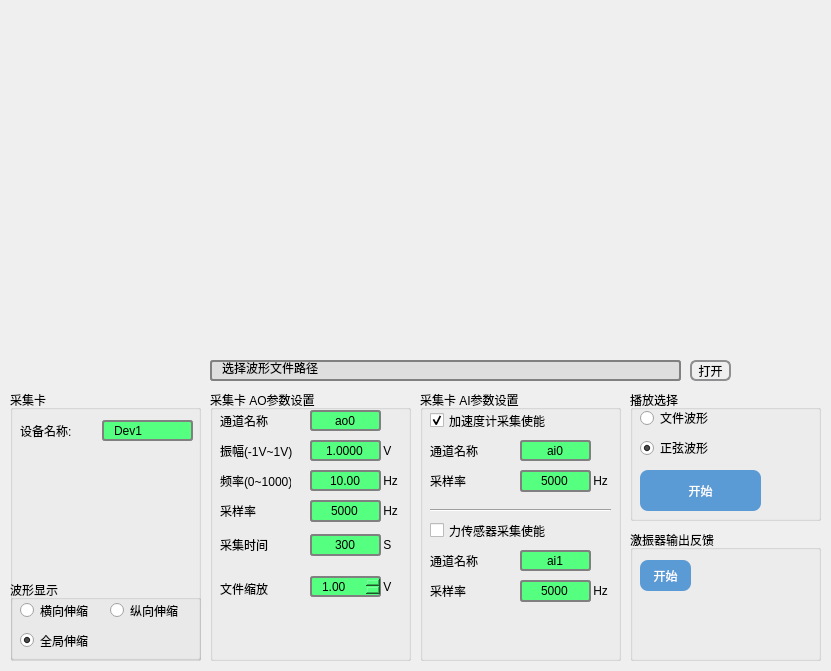
<?xml version="1.0" encoding="UTF-8"?>
<ui version="4.0">
 <class>Shaker</class>
 <widget class="QWidget" name="Shaker">
  <property name="geometry">
   <rect>
    <x>0</x>
    <y>0</y>
    <width>831</width>
    <height>671</height>
   </rect>
  </property>
  <property name="windowTitle">
   <string>Shaker</string>
  </property>
  <widget class="QGroupBox" name="groupBox_2">
   <property name="geometry">
    <rect>
     <x>210</x>
     <y>390</y>
     <width>201</width>
     <height>271</height>
    </rect>
   </property>
   <property name="title">
    <string>采集卡 AO参数设置</string>
   </property>
   <widget class="QDoubleSpinBox" name="ao_fre">
    <property name="geometry">
     <rect>
      <x>100</x>
      <y>80</y>
      <width>71</width>
      <height>21</height>
     </rect>
    </property>
    <property name="styleSheet">
     <string notr="true">QDoubleSpinBox {
    border: 2px solid gray;
    border-radius: 3px;
    padding: 0 8px;
    background: rgb(85, 255, 127);
    selection-background-color: darkgray;
}
</string>
    </property>
    <property name="alignment">
     <set>Qt::AlignCenter</set>
    </property>
    <property name="buttonSymbols">
     <enum>QAbstractSpinBox::NoButtons</enum>
    </property>
    <property name="minimum">
     <double>0.000000000000000</double>
    </property>
    <property name="maximum">
     <double>1000.000000000000000</double>
    </property>
    <property name="value">
     <double>10.000000000000000</double>
    </property>
   </widget>
   <widget class="QLabel" name="label_2">
    <property name="geometry">
     <rect>
      <x>170</x>
      <y>50</y>
      <width>21</width>
      <height>21</height>
     </rect>
    </property>
    <property name="text">
     <string> V</string>
    </property>
   </widget>
   <widget class="QLabel" name="label_4">
    <property name="geometry">
     <rect>
      <x>10</x>
      <y>80</y>
      <width>71</width>
      <height>21</height>
     </rect>
    </property>
    <property name="text">
     <string>频率(0~1000)</string>
    </property>
   </widget>
   <widget class="QLabel" name="label_3">
    <property name="geometry">
     <rect>
      <x>170</x>
      <y>80</y>
      <width>21</width>
      <height>21</height>
     </rect>
    </property>
    <property name="text">
     <string> Hz</string>
    </property>
   </widget>
   <widget class="QLabel" name="label">
    <property name="geometry">
     <rect>
      <x>10</x>
      <y>50</y>
      <width>81</width>
      <height>21</height>
     </rect>
    </property>
    <property name="text">
     <string>振幅(-1V~1V)</string>
    </property>
   </widget>
   <widget class="QDoubleSpinBox" name="ao_amp">
    <property name="geometry">
     <rect>
      <x>100</x>
      <y>50</y>
      <width>71</width>
      <height>21</height>
     </rect>
    </property>
    <property name="styleSheet">
     <string notr="true">QDoubleSpinBox {
    border: 2px solid gray;
    border-radius: 3px;
    padding: 0 8px;
    background: rgb(85, 255, 127);
    selection-background-color: darkgray;
}
</string>
    </property>
    <property name="alignment">
     <set>Qt::AlignCenter</set>
    </property>
    <property name="buttonSymbols">
     <enum>QAbstractSpinBox::NoButtons</enum>
    </property>
    <property name="decimals">
     <number>4</number>
    </property>
    <property name="minimum">
     <double>-10.000000000000000</double>
    </property>
    <property name="maximum">
     <double>10.000000000000000</double>
    </property>
    <property name="value">
     <double>1.000000000000000</double>
    </property>
   </widget>
   <widget class="QLabel" name="label_11">
    <property name="geometry">
     <rect>
      <x>170</x>
      <y>110</y>
      <width>21</width>
      <height>21</height>
     </rect>
    </property>
    <property name="text">
     <string> Hz</string>
    </property>
   </widget>
   <widget class="QLabel" name="label_12">
    <property name="geometry">
     <rect>
      <x>10</x>
      <y>110</y>
      <width>71</width>
      <height>21</height>
     </rect>
    </property>
    <property name="text">
     <string>采样率</string>
    </property>
   </widget>
   <widget class="QSpinBox" name="ao_sample">
    <property name="geometry">
     <rect>
      <x>100</x>
      <y>110</y>
      <width>71</width>
      <height>22</height>
     </rect>
    </property>
    <property name="styleSheet">
     <string notr="true">QSpinBox {
    border: 2px solid gray;
    border-radius: 3px;
    padding: 0 8px;
    background: rgb(85, 255, 127);
    selection-background-color: darkgray;
}
</string>
    </property>
    <property name="wrapping">
     <bool>false</bool>
    </property>
    <property name="frame">
     <bool>true</bool>
    </property>
    <property name="alignment">
     <set>Qt::AlignCenter</set>
    </property>
    <property name="readOnly">
     <bool>false</bool>
    </property>
    <property name="buttonSymbols">
     <enum>QAbstractSpinBox::NoButtons</enum>
    </property>
    <property name="accelerated">
     <bool>false</bool>
    </property>
    <property name="keyboardTracking">
     <bool>true</bool>
    </property>
    <property name="showGroupSeparator" stdset="0">
     <bool>false</bool>
    </property>
    <property name="minimum">
     <number>1</number>
    </property>
    <property name="maximum">
     <number>50000</number>
    </property>
    <property name="value">
     <number>5000</number>
    </property>
   </widget>
   <widget class="QLineEdit" name="ao_dev">
    <property name="geometry">
     <rect>
      <x>100</x>
      <y>20</y>
      <width>71</width>
      <height>21</height>
     </rect>
    </property>
    <property name="styleSheet">
     <string notr="true">QLineEdit {
    border: 2px solid gray;
    border-radius: 3px;
    padding: 0 8px;
    background: rgb(85, 255, 127);
    selection-background-color: darkgray;
}
</string>
    </property>
    <property name="text">
     <string>ao0</string>
    </property>
    <property name="alignment">
     <set>Qt::AlignCenter</set>
    </property>
   </widget>
   <widget class="QLabel" name="label_16">
    <property name="geometry">
     <rect>
      <x>10</x>
      <y>20</y>
      <width>71</width>
      <height>21</height>
     </rect>
    </property>
    <property name="text">
     <string>通道名称</string>
    </property>
   </widget>
   <widget class="QSpinBox" name="recv_time">
    <property name="geometry">
     <rect>
      <x>100</x>
      <y>144</y>
      <width>71</width>
      <height>22</height>
     </rect>
    </property>
    <property name="styleSheet">
     <string notr="true">QSpinBox {
    border: 2px solid gray;
    border-radius: 3px;
    padding: 0 8px;
    background: rgb(85, 255, 127);
    selection-background-color: darkgray;
}
</string>
    </property>
    <property name="wrapping">
     <bool>false</bool>
    </property>
    <property name="frame">
     <bool>true</bool>
    </property>
    <property name="alignment">
     <set>Qt::AlignCenter</set>
    </property>
    <property name="readOnly">
     <bool>false</bool>
    </property>
    <property name="buttonSymbols">
     <enum>QAbstractSpinBox::NoButtons</enum>
    </property>
    <property name="accelerated">
     <bool>false</bool>
    </property>
    <property name="keyboardTracking">
     <bool>true</bool>
    </property>
    <property name="showGroupSeparator" stdset="0">
     <bool>false</bool>
    </property>
    <property name="minimum">
     <number>1</number>
    </property>
    <property name="maximum">
     <number>50000</number>
    </property>
    <property name="value">
     <number>300</number>
    </property>
   </widget>
   <widget class="QLabel" name="label_21">
    <property name="geometry">
     <rect>
      <x>170</x>
      <y>144</y>
      <width>21</width>
      <height>21</height>
     </rect>
    </property>
    <property name="text">
     <string> S</string>
    </property>
   </widget>
   <widget class="QLabel" name="label_22">
    <property name="geometry">
     <rect>
      <x>10</x>
      <y>144</y>
      <width>71</width>
      <height>21</height>
     </rect>
    </property>
    <property name="text">
     <string>采集时间</string>
    </property>
   </widget>
   <widget class="QLabel" name="label_6">
    <property name="geometry">
     <rect>
      <x>10</x>
      <y>191</y>
      <width>61</width>
      <height>16</height>
     </rect>
    </property>
    <property name="text">
     <string>文件缩放</string>
    </property>
   </widget>
   <widget class="QDoubleSpinBox" name="doubleSpinBox_file_zoom">
    <property name="geometry">
     <rect>
      <x>100</x>
      <y>186</y>
      <width>71</width>
      <height>21</height>
     </rect>
    </property>
    <property name="styleSheet">
     <string notr="true">    border: 2px solid gray;
    border-radius: 3px;
    padding: 0 8px;
    background: rgb(85, 255, 127);
    selection-background-color: darkgray;</string>
    </property>
    <property name="value">
     <double>1.000000000000000</double>
    </property>
   </widget>
   <widget class="QLabel" name="label_7">
    <property name="geometry">
     <rect>
      <x>170</x>
      <y>186</y>
      <width>21</width>
      <height>21</height>
     </rect>
    </property>
    <property name="text">
     <string> V</string>
    </property>
   </widget>
  </widget>
  <widget class="QGroupBox" name="groupBox_3">
   <property name="geometry">
    <rect>
     <x>420</x>
     <y>390</y>
     <width>201</width>
     <height>271</height>
    </rect>
   </property>
   <property name="title">
    <string>采集卡 AI参数设置</string>
   </property>
   <widget class="QSpinBox" name="acc_sample">
    <property name="geometry">
     <rect>
      <x>100</x>
      <y>80</y>
      <width>71</width>
      <height>22</height>
     </rect>
    </property>
    <property name="styleSheet">
     <string notr="true">QSpinBox {
    border: 2px solid gray;
    border-radius: 3px;
    padding: 0 8px;
    background: rgb(85, 255, 127);
    selection-background-color: darkgray;
}
</string>
    </property>
    <property name="wrapping">
     <bool>false</bool>
    </property>
    <property name="frame">
     <bool>true</bool>
    </property>
    <property name="alignment">
     <set>Qt::AlignCenter</set>
    </property>
    <property name="readOnly">
     <bool>false</bool>
    </property>
    <property name="buttonSymbols">
     <enum>QAbstractSpinBox::NoButtons</enum>
    </property>
    <property name="accelerated">
     <bool>false</bool>
    </property>
    <property name="keyboardTracking">
     <bool>true</bool>
    </property>
    <property name="showGroupSeparator" stdset="0">
     <bool>false</bool>
    </property>
    <property name="minimum">
     <number>1</number>
    </property>
    <property name="maximum">
     <number>50000</number>
    </property>
    <property name="value">
     <number>5000</number>
    </property>
   </widget>
   <widget class="QLabel" name="label_14">
    <property name="geometry">
     <rect>
      <x>10</x>
      <y>80</y>
      <width>71</width>
      <height>21</height>
     </rect>
    </property>
    <property name="text">
     <string>采样率</string>
    </property>
   </widget>
   <widget class="QLabel" name="label_15">
    <property name="geometry">
     <rect>
      <x>170</x>
      <y>80</y>
      <width>21</width>
      <height>21</height>
     </rect>
    </property>
    <property name="text">
     <string> Hz</string>
    </property>
   </widget>
   <widget class="QLineEdit" name="acc_dev">
    <property name="geometry">
     <rect>
      <x>100</x>
      <y>50</y>
      <width>71</width>
      <height>21</height>
     </rect>
    </property>
    <property name="styleSheet">
     <string notr="true">QLineEdit {
    border: 2px solid gray;
    border-radius: 3px;
    padding: 0 8px;
    background: rgb(85, 255, 127);
    selection-background-color: darkgray;
}
</string>
    </property>
    <property name="text">
     <string>ai0</string>
    </property>
    <property name="alignment">
     <set>Qt::AlignCenter</set>
    </property>
   </widget>
   <widget class="QLabel" name="label_17">
    <property name="geometry">
     <rect>
      <x>10</x>
      <y>50</y>
      <width>71</width>
      <height>21</height>
     </rect>
    </property>
    <property name="text">
     <string>通道名称</string>
    </property>
   </widget>
   <widget class="QCheckBox" name="acc_en">
    <property name="geometry">
     <rect>
      <x>10</x>
      <y>20</y>
      <width>121</width>
      <height>21</height>
     </rect>
    </property>
    <property name="text">
     <string>加速度计采集使能</string>
    </property>
    <property name="checked">
     <bool>true</bool>
    </property>
   </widget>
   <widget class="QLabel" name="label_18">
    <property name="geometry">
     <rect>
      <x>170</x>
      <y>190</y>
      <width>21</width>
      <height>21</height>
     </rect>
    </property>
    <property name="text">
     <string> Hz</string>
    </property>
   </widget>
   <widget class="QCheckBox" name="force_en">
    <property name="geometry">
     <rect>
      <x>10</x>
      <y>130</y>
      <width>121</width>
      <height>21</height>
     </rect>
    </property>
    <property name="text">
     <string>力传感器采集使能</string>
    </property>
   </widget>
   <widget class="QLineEdit" name="force_dev">
    <property name="geometry">
     <rect>
      <x>100</x>
      <y>160</y>
      <width>71</width>
      <height>21</height>
     </rect>
    </property>
    <property name="styleSheet">
     <string notr="true">QLineEdit {
    border: 2px solid gray;
    border-radius: 3px;
    padding: 0 8px;
    background: rgb(85, 255, 127);
    selection-background-color: darkgray;
}
</string>
    </property>
    <property name="text">
     <string>ai1</string>
    </property>
    <property name="alignment">
     <set>Qt::AlignCenter</set>
    </property>
   </widget>
   <widget class="QLabel" name="label_19">
    <property name="geometry">
     <rect>
      <x>10</x>
      <y>190</y>
      <width>71</width>
      <height>21</height>
     </rect>
    </property>
    <property name="text">
     <string>采样率</string>
    </property>
   </widget>
   <widget class="QLabel" name="label_20">
    <property name="geometry">
     <rect>
      <x>10</x>
      <y>160</y>
      <width>71</width>
      <height>21</height>
     </rect>
    </property>
    <property name="text">
     <string>通道名称</string>
    </property>
   </widget>
   <widget class="QSpinBox" name="force_sample">
    <property name="geometry">
     <rect>
      <x>100</x>
      <y>190</y>
      <width>71</width>
      <height>22</height>
     </rect>
    </property>
    <property name="styleSheet">
     <string notr="true">QSpinBox {
    border: 2px solid gray;
    border-radius: 3px;
    padding: 0 8px;
    background: rgb(85, 255, 127);
    selection-background-color: darkgray;
}
</string>
    </property>
    <property name="wrapping">
     <bool>false</bool>
    </property>
    <property name="frame">
     <bool>true</bool>
    </property>
    <property name="alignment">
     <set>Qt::AlignCenter</set>
    </property>
    <property name="readOnly">
     <bool>false</bool>
    </property>
    <property name="buttonSymbols">
     <enum>QAbstractSpinBox::NoButtons</enum>
    </property>
    <property name="accelerated">
     <bool>false</bool>
    </property>
    <property name="keyboardTracking">
     <bool>true</bool>
    </property>
    <property name="showGroupSeparator" stdset="0">
     <bool>false</bool>
    </property>
    <property name="minimum">
     <number>1</number>
    </property>
    <property name="maximum">
     <number>9999</number>
    </property>
    <property name="value">
     <number>5000</number>
    </property>
   </widget>
   <widget class="Line" name="line">
    <property name="geometry">
     <rect>
      <x>10</x>
      <y>110</y>
      <width>181</width>
      <height>21</height>
     </rect>
    </property>
    <property name="orientation">
     <enum>Qt::Horizontal</enum>
    </property>
   </widget>
  </widget>
  <widget class="QCustomPlot" name="GraphRT" native="true">
   <property name="geometry">
    <rect>
     <x>10</x>
     <y>10</y>
     <width>811</width>
     <height>351</height>
    </rect>
   </property>
  </widget>
  <widget class="QGroupBox" name="groupBox_4">
   <property name="geometry">
    <rect>
     <x>10</x>
     <y>390</y>
     <width>191</width>
     <height>271</height>
    </rect>
   </property>
   <property name="title">
    <string>采集卡</string>
   </property>
   <widget class="QLineEdit" name="dev_name">
    <property name="geometry">
     <rect>
      <x>92</x>
      <y>30</y>
      <width>91</width>
      <height>21</height>
     </rect>
    </property>
    <property name="styleSheet">
     <string notr="true">QLineEdit {
    border: 2px solid gray;
    border-radius: 3px;
    padding: 0 8px;
    background: rgb(85, 255, 127);
    selection-background-color: darkgray;
}
</string>
    </property>
    <property name="text">
     <string>Dev1</string>
    </property>
   </widget>
   <widget class="QLabel" name="label_13">
    <property name="geometry">
     <rect>
      <x>10</x>
      <y>30</y>
      <width>71</width>
      <height>21</height>
     </rect>
    </property>
    <property name="text">
     <string>设备名称:</string>
    </property>
   </widget>
   <widget class="QGroupBox" name="groupBox_5">
    <property name="geometry">
     <rect>
      <x>0</x>
      <y>190</y>
      <width>191</width>
      <height>80</height>
     </rect>
    </property>
    <property name="title">
     <string>波形显示</string>
    </property>
    <widget class="QRadioButton" name="zoom_v">
     <property name="geometry">
      <rect>
       <x>100</x>
       <y>20</y>
       <width>81</width>
       <height>21</height>
      </rect>
     </property>
     <property name="text">
      <string>纵向伸缩</string>
     </property>
    </widget>
    <widget class="QRadioButton" name="zoom_h">
     <property name="geometry">
      <rect>
       <x>10</x>
       <y>20</y>
       <width>81</width>
       <height>21</height>
      </rect>
     </property>
     <property name="text">
      <string>横向伸缩</string>
     </property>
    </widget>
    <widget class="QRadioButton" name="zoom_g">
     <property name="geometry">
      <rect>
       <x>10</x>
       <y>50</y>
       <width>81</width>
       <height>21</height>
      </rect>
     </property>
     <property name="text">
      <string>全局伸缩</string>
     </property>
     <property name="checked">
      <bool>true</bool>
     </property>
    </widget>
   </widget>
  </widget>
  <widget class="QToolButton" name="sine_btn">
   <property name="geometry">
    <rect>
     <x>690</x>
     <y>360</y>
     <width>41</width>
     <height>21</height>
    </rect>
   </property>
   <property name="styleSheet">
    <string notr="true">QToolButton { /* all types of tool button */
    border: 2px solid #8f8f91;
    border-radius: 6px;
    background-color: qlineargradient(x1: 0, y1: 0, x2: 0, y2: 1,
                                      stop: 0 #f6f7fa, stop: 1 #dadbde);
}

QToolButton[popupMode=&quot;1&quot;] { /* only for MenuButtonPopup */
    padding-right: 20px; /* make way for the popup button */
}

QToolButton:pressed {
    background-color: qlineargradient(x1: 0, y1: 0, x2: 0, y2: 1,
                                      stop: 0 #dadbde, stop: 1 #f6f7fa);
}

/* the subcontrols below are used only in the MenuButtonPopup mode */
QToolButton::menu-button {
    border: 2px solid gray;
    border-top-right-radius: 6px;
    border-bottom-right-radius: 6px;
    /* 16px width + 4px for border = 20px allocated above */
    width: 16px;
}

QToolButton::menu-arrow {
    image: url(downarrow.png);
}

QToolButton::menu-arrow:open {
    top: 1px; left: 1px; /* shift it a bit */
}</string>
   </property>
   <property name="text">
    <string>打开</string>
   </property>
  </widget>
  <widget class="QLineEdit" name="sine_let">
   <property name="geometry">
    <rect>
     <x>210</x>
     <y>360</y>
     <width>471</width>
     <height>21</height>
    </rect>
   </property>
   <property name="autoFillBackground">
    <bool>false</bool>
   </property>
   <property name="styleSheet">
    <string notr="true">QLineEdit {
    border: 2px solid gray;
    border-radius: 3px;
    padding: 0 8px;
    background: rgb(222, 222, 222);
    selection-background-color: darkgray;
}</string>
   </property>
   <property name="text">
    <string>选择波形文件路径</string>
   </property>
   <property name="frame">
    <bool>false</bool>
   </property>
   <property name="readOnly">
    <bool>true</bool>
   </property>
  </widget>
  <widget class="QGroupBox" name="groupBox">
   <property name="geometry">
    <rect>
     <x>630</x>
     <y>390</y>
     <width>191</width>
     <height>131</height>
    </rect>
   </property>
   <property name="title">
    <string>播放选择</string>
   </property>
   <widget class="QRadioButton" name="radioButton_file">
    <property name="geometry">
     <rect>
      <x>10</x>
      <y>20</y>
      <width>89</width>
      <height>16</height>
     </rect>
    </property>
    <property name="text">
     <string>文件波形</string>
    </property>
   </widget>
   <widget class="QRadioButton" name="radioButton_sine">
    <property name="geometry">
     <rect>
      <x>10</x>
      <y>50</y>
      <width>89</width>
      <height>16</height>
     </rect>
    </property>
    <property name="text">
     <string>正弦波形</string>
    </property>
    <property name="checked">
     <bool>true</bool>
    </property>
   </widget>
   <widget class="QPushButton" name="start">
    <property name="geometry">
     <rect>
      <x>10</x>
      <y>80</y>
      <width>121</width>
      <height>41</height>
     </rect>
    </property>
    <property name="styleSheet">
     <string notr="true">QPushButton {
    border-radius: 7.5px;
    background-color: rgb(91, 155, 213);
	font: 75 10pt &quot;微软雅黑&quot;;
	color: white;
}

QPushButton:hover{
	background-color: rgb(0, 176, 240);
	color: white;
}

QPushButton:pressed{
	background-color:rgb(92, 163, 99);                                                           	border-style: inset;
}</string>
    </property>
    <property name="text">
     <string>开始</string>
    </property>
   </widget>
  </widget>
  <widget class="QGroupBox" name="groupBox_6">
   <property name="geometry">
    <rect>
     <x>630</x>
     <y>530</y>
     <width>191</width>
     <height>131</height>
    </rect>
   </property>
   <property name="title">
    <string>激振器输出反馈</string>
   </property>
   <widget class="QPushButton" name="start_2">
    <property name="geometry">
     <rect>
      <x>10</x>
      <y>30</y>
      <width>51</width>
      <height>31</height>
     </rect>
    </property>
    <property name="styleSheet">
     <string notr="true">QPushButton {
    border-radius: 7.5px;
    background-color: rgb(91, 155, 213);
	font: 75 10pt &quot;微软雅黑&quot;;
	color: white;
}

QPushButton:hover{
	background-color: rgb(0, 176, 240);
	color: white;
}

QPushButton:pressed{
	background-color:rgb(92, 163, 99);                                                           	border-style: inset;
}</string>
    </property>
    <property name="text">
     <string>开始</string>
    </property>
   </widget>
  </widget>
 </widget>
 <layoutdefault spacing="6" margin="11"/>
 <customwidgets>
  <customwidget>
   <class>QCustomPlot</class>
   <extends>QWidget</extends>
   <header location="global">QCustomPlot.h</header>
   <container>1</container>
  </customwidget>
 </customwidgets>
 <resources/>
 <connections/>
</ui>
